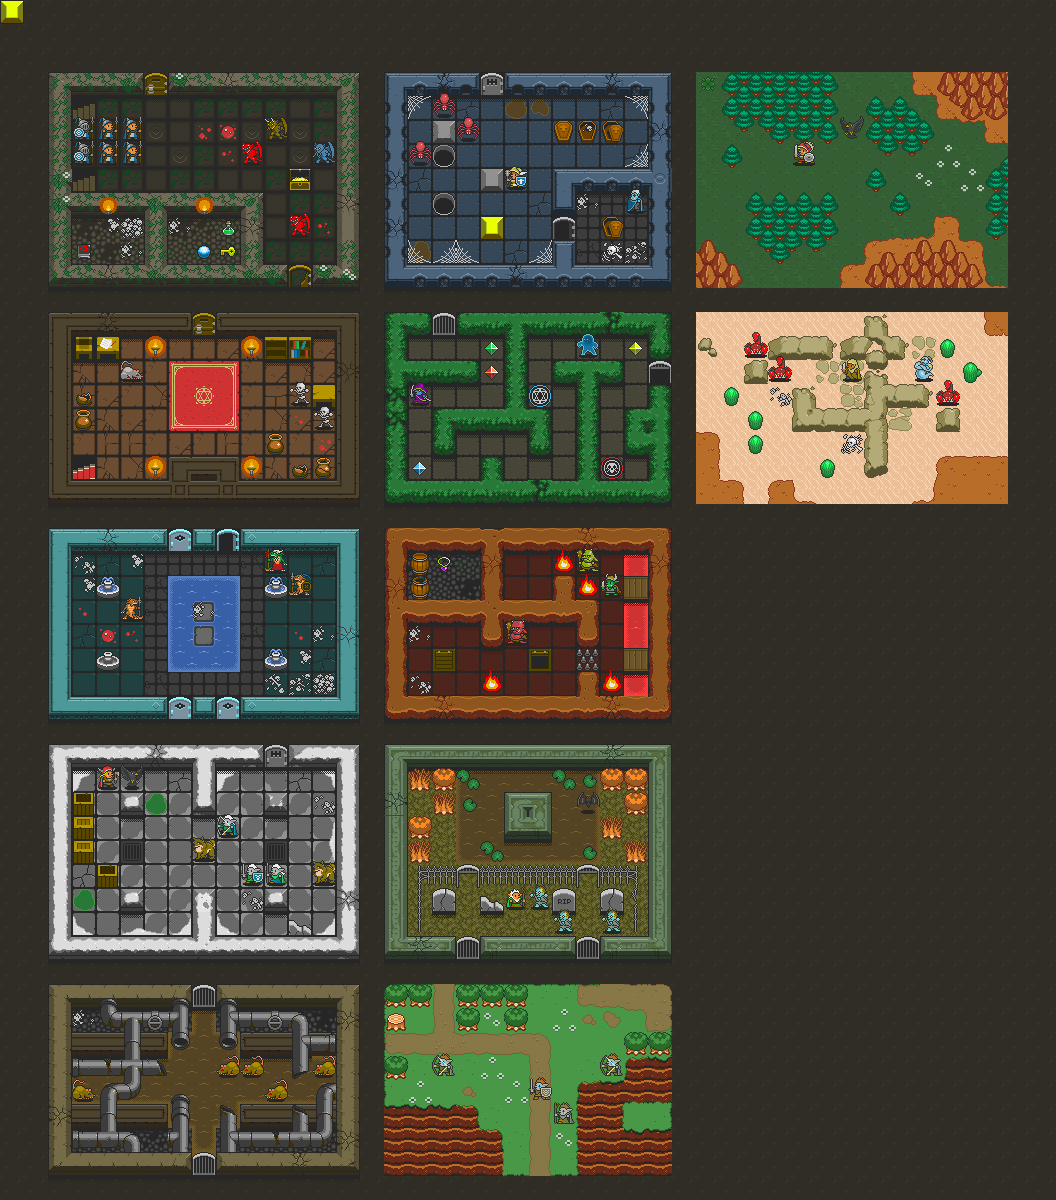

A level layout from a 2D game, rendered from its tile map. Below: a short description, then the map file with tile-grid data replaced by summaries:
An orthogonal 44x50 tile map with 24x24 px tiles, 6 tile layers (terrain, corners, shadows, creature shadow, ...), 1 hidden layer not drawn, 4 tilesets and 4 objects (3x door, teleport).

<map version="1.0" tiledversion="2017.06.27" orientation="orthogonal" renderorder="right-down" width="44" height="50" tilewidth="24" tileheight="24" nextobjectid="12">
 <tileset firstgid="1" name="oryx_world" tilewidth="24" tileheight="24" tilecount="1764" columns="42">
  <image source="../oryx_world.png" trans="000000" width="1024" height="1024" />
  <tile id="0">
   <properties>
    <property name="pushable" type="bool" value="true" />
   </properties>
  </tile>
  <tile id="1">
   <properties>
    <property name="pushable" type="bool" value="true" />
   </properties>
  </tile>
  <tile id="42">
   <properties>
    <property name="pushable" type="bool" value="true" />
   </properties>
  </tile>
  <tile id="336">
   <properties>
    <property name="pushable" type="bool" value="true" />
   </properties>
  </tile>
  <tile id="1141">
   <properties>
    <property name="anim_next" type="int" value="1183" />
    <property name="anim_time" type="int" value="150" />
   </properties>
  </tile>
  <tile id="1183">
   <properties>
    <property name="anim_next" type="int" value="1141" />
    <property name="anim_time" type="int" value="150" />
   </properties>
  </tile>
 </tileset>
 <tileset firstgid="1765" name="oryx_creatures" tilewidth="24" tileheight="24" tilecount="486" columns="18">
  <tileoffset x="0" y="-4" />
  <image source="../oryx_creatures.png" trans="000000" width="432" height="648" />
 </tileset>
 <tileset firstgid="2251" name="oryx_items" tilewidth="16" tileheight="16" tilecount="176" columns="22">
  <tileoffset x="4" y="-4" />
  <image source="../oryx_items.png" trans="000000" width="352" height="128" />
 </tileset>
 <tileset firstgid="2427" name="oryx_world2" tilewidth="24" tileheight="24" tilecount="3570" columns="85">
  <image source="../oryx_world2.png" trans="000000" width="2048" height="1024" />
 </tileset>
 <layer name="terrain" width="44" height="50">
  <data>[2200 cells, 2200 non-empty, 169 distinct tile ids]</data>
 </layer>
 <layer name="solids" width="44" height="50" visible="0">
  <data>[2200 cells, 43 non-empty, 1 distinct tile ids]</data>
 </layer>
 <layer name="corners" width="44" height="50">
  <data>[2200 cells, 209 non-empty, 90 distinct tile ids]</data>
 </layer>
 <layer name="shadows" width="44" height="50">
  <data>[2200 cells, 311 non-empty, 26 distinct tile ids]</data>
 </layer>
 <layer name="creature shadow" width="44" height="50">
  <data>[2200 cells, 44 non-empty, 4 distinct tile ids]</data>
 </layer>
 <layer name="objects" width="44" height="50">
  <data>[2200 cells, 373 non-empty, 138 distinct tile ids]</data>
 </layer>
 <layer name="creatures" width="44" height="50" opacity="0.9">
  <data>[2200 cells, 57 non-empty, 35 distinct tile ids]</data>
 </layer>
 <objectgroup name="entities">
  <object id="1" name="start" type="door" x="593.764" y="135.776" />
  <object id="4" name="2" type="teleport" x="286.006" y="622.567" />
  <object id="7" name="outside_stairs" type="door" gid="2711" x="744" y="192" width="24" height="24">
   <properties>
    <property name="gotoDoor" value="stairs_out" />
   </properties>
  </object>
  <object id="10" name="stairs_out" type="door" gid="2710" x="624" y="264" width="24" height="24">
   <properties>
    <property name="gotoDoor" value="outside_stairs" />
   </properties>
  </object>
 </objectgroup>
</map>
